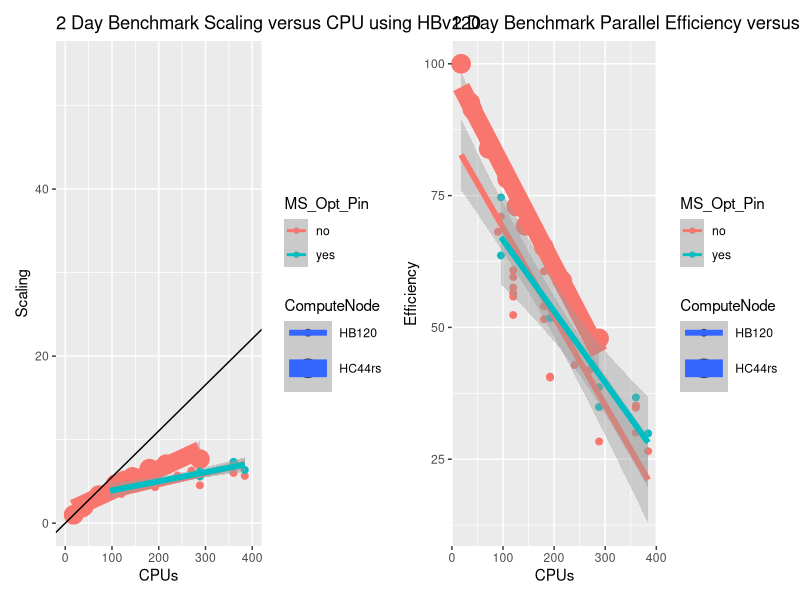

This figure's R source:
library(ggplot2)
library(patchwork) # To display 2 charts together

# Script author: Liz Adams
# Affiliation: UNC CMAS Center 
# example from http://monashbioinformaticsplatform.github.io/2015-11-30-intro-r/ggplot.html
# 2nd example from https://r-graph-gallery.com/line-chart-dual-Y-axis-ggplot2.html

curr_wd<-getwd()
setwd(curr_wd)
png(file = paste('hbv120','_','Scaling','_','CPUs','.png',sep=''), width = 1024, height = 768, bg='white')
csv_data<- read.csv("../docs/user_guide_cyclecloud/qa/scaling_HBv120.update5.csv",sep="\t", skip =0, header = TRUE, comment.char = "",check.names = FALSE, quote="", )
print(csv_data)
bad_rows <-
    is.na(csv_data$CPUs) |
    is.na(csv_data$Scaling) |
    is.na(csv_data$Efficiency) |
    is.na(csv_data$MS_Opt_Pin)
p1 <- ggplot(csv_data[!bad_rows,], aes(y=Scaling, x=CPUs, color=MS_Opt_Pin, size=ComputeNode)) +
    geom_point() + ggtitle("2 Day Benchmark Scaling versus CPU using HBv120") +  xlim(0,400) + ylim(0,55) + stat_smooth(method="lm")


p2 <- ggplot(csv_data[!bad_rows,], aes(y=Efficiency, x=CPUs, color=MS_Opt_Pin, size=ComputeNode)) +
    geom_point() + ggtitle("2 Day Benchmark Parallel Efficiency versus CPU using HBv120") + stat_smooth(method="lm")

# Display both charts side by side thanks to the patchwork package
p1 + geom_abline(intercept = 0, slope = .0552) + p2
